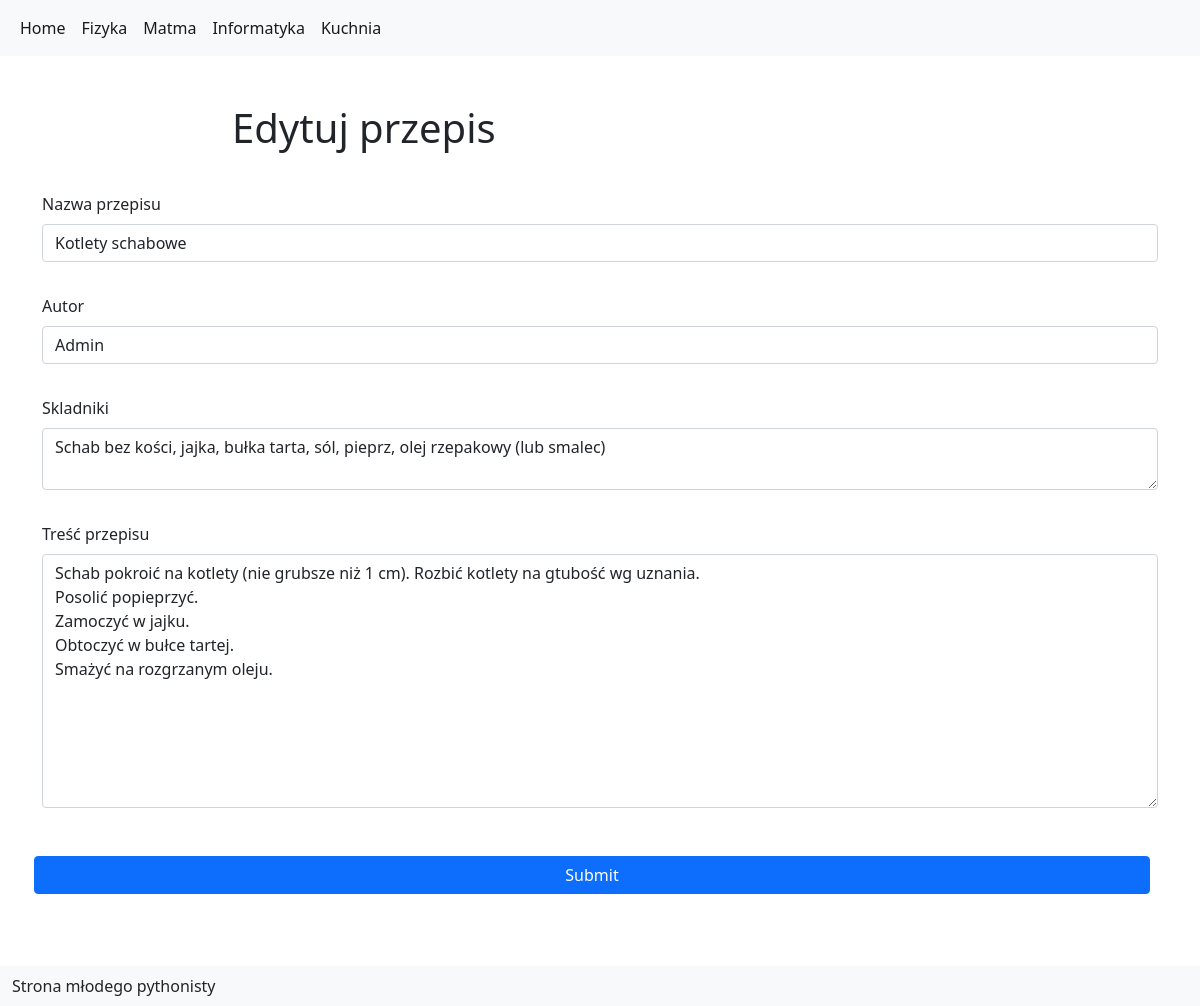
Screenshot of /kuchnia/edytuj_przepis/2 with the database file from the repository.
### tables this page shows
CREATE TABLE przepisy2(id integer primary key autoincrement, name varchar(200), skladniki varchar(1000), przepis varchar(7000), autor varchar(100), mod_date date default(date()));

### app.py (the view, shortened to what this page needs)
@app.route('/kuchnia/edytuj_przepis/<ID>',methods=['GET','POST'])
def edytuj_przepis(ID):
    db = get_db()
    sql_command = 'SELECT * FROM przepisy2 WHERE id =?;'
    cur = db.execute(sql_command,[ID])
    przepis = cur.fetchone()
    return render_template('edytuj_przepis.html',przepis=przepis)

### app.py (called while the page is built)
def get_db():
    if not hasattr(g, 'sqlite_db'):
        conn = sqlite3.connect(app_info['db_file'])
        conn.row_factory = sqlite3.Row
        g.sqlite_db = conn
    return g.sqlite_db

### templates/edytuj_przepis.html (shortened to what this page needs)
{% extends "base.html" %}
{% block header %}
Edytuj przepis
{% endblock %}
{% block content %}
<form class="row g-3" id="nowy_przepis" method="POST" action="{{ url_for('edytuj_przepis',ID=przepis['id'])}}">
    <div class="mb-3">
        <label for="nazwa_przepisu" class="form-label">Nazwa przepisu</label>
        <input type="text" class="form-control" name="nazwa_przepisu" id="nazwa_przepisu" value="{{przepis['name']}}" placeholder="Nazwa przepisu">
    </div>
     <div class="mb-3">
        <label for="autor_przepisu" class="form-label">Autor</label>
        <input type="text" class="form-control" name="autor_przepisu" id="autor_przepisu" value="{{przepis['autor']}}">
    </div>
    <div class="mb-3">
        <label for="skladniki_przepisu" class="form-label">Skladniki</label>
        <textarea class="form-control" name="skladniki_przepisu" id="skladniki_przepisu" rows="2" >{{przepis['skladniki']}}</textarea>
    </div>
    <div class="mb-3">
        <label for="tresc_przepisu" class="form-label">Treść przepisu</label>
        <textarea class="form-control" name="tresc_przepisu" id="tresc_przepisu" rows="10">{{przepis['przepis']}}</textarea>
    </div>
  <div class="row g-3">
  <button type="submit" class="btn btn-primary">Submit</button>
  </div>
</form>
{% endblock %}

### rows the page displays
przepisy2: nazwa_przepisu "Kotlety schabowe", autor_przepisu "Admin", skladniki_przepisu "Schab bez kości, jajka, bułka tarta, sól, pieprz, olej rzepakowy (lub smalec)", tresc_przepisu "Schab pokroić na kotlety (nie grubsze niż 1 cm). Rozbić kotlety na gtubość wg uznania. Posolić popieprzyć. Zamoczyć w jajku. Obtoczyć w bułce tartej. Smażyć na rozgrzanym oleju."
